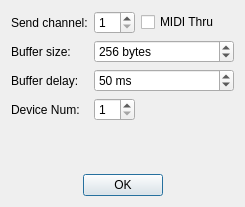
<?xml version="1.0" encoding="UTF-8"?>
<ui version="4.0">
 <class>SettingsDialogClass</class>
 <widget class="QDialog" name="SettingsDialogClass">
  <property name="geometry">
   <rect>
    <x>0</x>
    <y>0</y>
    <width>245</width>
    <height>207</height>
   </rect>
  </property>
  <property name="windowTitle">
   <string>SettingsDialog</string>
  </property>
  <layout class="QVBoxLayout" name="verticalLayout">
   <item>
    <layout class="QGridLayout" name="gridLayout">
     <item row="0" column="0">
      <widget class="QLabel" name="label_14">
       <property name="text">
        <string>Send chаnnel:</string>
       </property>
      </widget>
     </item>
     <item row="0" column="1">
      <widget class="QSpinBox" name="sendSpin">
       <property name="minimum">
        <number>1</number>
       </property>
       <property name="maximum">
        <number>16</number>
       </property>
      </widget>
     </item>
     <item row="0" column="2">
      <widget class="QCheckBox" name="thruCheck">
       <property name="text">
        <string>MIDI Thru</string>
       </property>
      </widget>
     </item>
     <item row="1" column="0">
      <widget class="QLabel" name="label">
       <property name="text">
        <string>Buffer size:</string>
       </property>
      </widget>
     </item>
     <item row="1" column="1" colspan="2">
      <widget class="QSpinBox" name="buffer">
       <property name="toolTip">
        <string>Specify the number of bytes for each chunk of data sent</string>
       </property>
       <property name="specialValueText">
        <string>Unlimited</string>
       </property>
       <property name="suffix">
        <string> bytes</string>
       </property>
       <property name="maximum">
        <number>2048</number>
       </property>
       <property name="singleStep">
        <number>32</number>
       </property>
       <property name="value">
        <number>256</number>
       </property>
       <property name="displayIntegerBase">
        <number>10</number>
       </property>
      </widget>
     </item>
     <item row="2" column="0">
      <widget class="QLabel" name="label_2">
       <property name="text">
        <string>Buffer delay:</string>
       </property>
      </widget>
     </item>
     <item row="2" column="1" colspan="2">
      <widget class="QSpinBox" name="delay">
       <property name="toolTip">
        <string>Set the time delay (in milliseconds) between each data chunk sent</string>
       </property>
       <property name="specialValueText">
        <string/>
       </property>
       <property name="suffix">
        <string> ms</string>
       </property>
       <property name="minimum">
        <number>10</number>
       </property>
       <property name="maximum">
        <number>1000</number>
       </property>
       <property name="singleStep">
        <number>10</number>
       </property>
       <property name="value">
        <number>50</number>
       </property>
       <property name="displayIntegerBase">
        <number>10</number>
       </property>
      </widget>
     </item>
     <item row="3" column="0">
      <widget class="QLabel" name="label_17">
       <property name="text">
        <string>Device Num:</string>
       </property>
      </widget>
     </item>
     <item row="3" column="1">
      <widget class="QSpinBox" name="deviceSpin">
       <property name="minimum">
        <number>1</number>
       </property>
       <property name="maximum">
        <number>16</number>
       </property>
      </widget>
     </item>
     <item row="3" column="2">
      <spacer name="horizontalSpacer_3">
       <property name="orientation">
        <enum>Qt::Horizontal</enum>
       </property>
       <property name="sizeHint" stdset="0">
        <size>
         <width>40</width>
         <height>20</height>
        </size>
       </property>
      </spacer>
     </item>
    </layout>
   </item>
   <item>
    <spacer name="verticalSpacer">
     <property name="orientation">
      <enum>Qt::Vertical</enum>
     </property>
     <property name="sizeHint" stdset="0">
      <size>
       <width>20</width>
       <height>40</height>
      </size>
     </property>
    </spacer>
   </item>
   <item>
    <layout class="QHBoxLayout" name="horizontalLayout">
     <item>
      <spacer name="horizontalSpacer">
       <property name="orientation">
        <enum>Qt::Horizontal</enum>
       </property>
       <property name="sizeHint" stdset="0">
        <size>
         <width>40</width>
         <height>20</height>
        </size>
       </property>
      </spacer>
     </item>
     <item>
      <widget class="QPushButton" name="okButton">
       <property name="text">
        <string>OK</string>
       </property>
      </widget>
     </item>
     <item>
      <spacer name="horizontalSpacer_2">
       <property name="orientation">
        <enum>Qt::Horizontal</enum>
       </property>
       <property name="sizeHint" stdset="0">
        <size>
         <width>40</width>
         <height>20</height>
        </size>
       </property>
      </spacer>
     </item>
    </layout>
   </item>
  </layout>
 </widget>
 <layoutdefault spacing="6" margin="11"/>
 <resources/>
 <connections/>
</ui>
